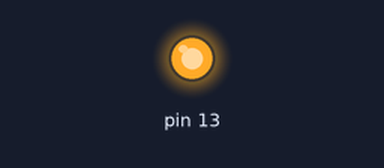
Bench run of a sketch on a simulated Arduino Uno, built with avr-gcc and run on an emulated ATmega328P. On the bench: output pins drawn as LEDs (lit = HIGH).

Above: at 0.2 s.
At 4.9 s:
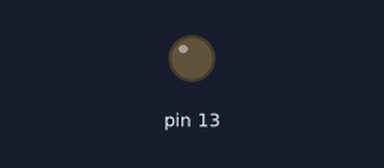
Timing chart, 0 to 7.3 s (numbered marks = the images above):
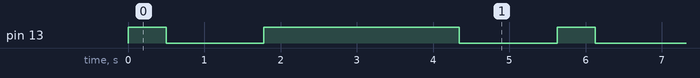

Measured:
- by itself, pin 13: repeats every 5.6 s: LOW 1.3 s, HIGH 2.6 s, LOW 1.3 s, HIGH 0.50 s
- by itself, everything shown: repeats every 5.6 s, in 4 steps

The sketch:

WS_1.ino
```cpp
/* IEEE RAS 1ST WORKSHOP 7/9/18
 * FUNCTIONS COVERED -
 * pinMode(pinNumber, MODE);
 * digitalWrite(pinNumber, value);
 * analogWrite(pinNumber, value);
 * delay(time);
 */

void setup() {
  // put your setup code here, to run once:
  pinMode(13, OUTPUT);
}

void loop() {
  // put your main code here, to run repeatedly:
  int i = 0;

  // blink for 500 milliseconds
  digitalWrite(13, HIGH);
  delay(500);
  digitalWrite(13, LOW);

  // fade
  for (i=0 ; i<=255 ; i++){
    analogWrite(13, i);
    delay(10);
  }
  for (i=0 ; i<=255 ; i++){
    analogWrite(13, 255-i);
    delay(10);
  }
}
```
